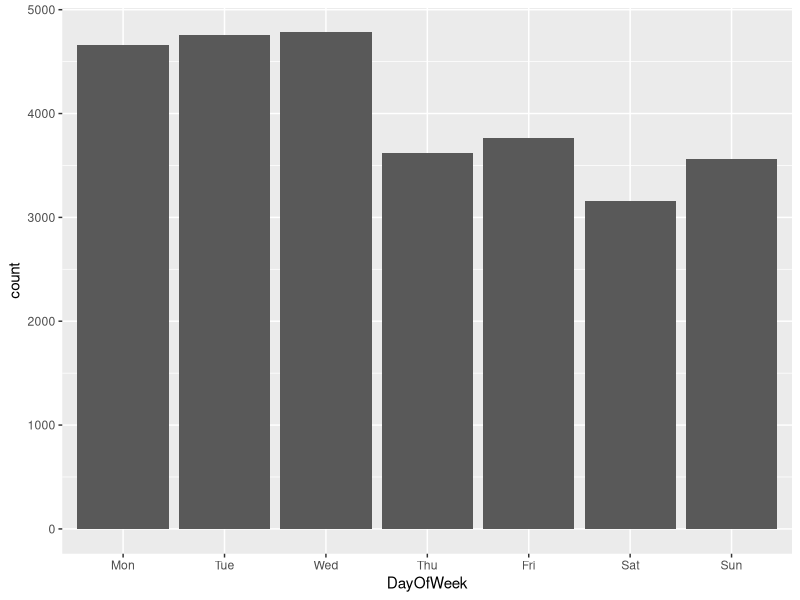
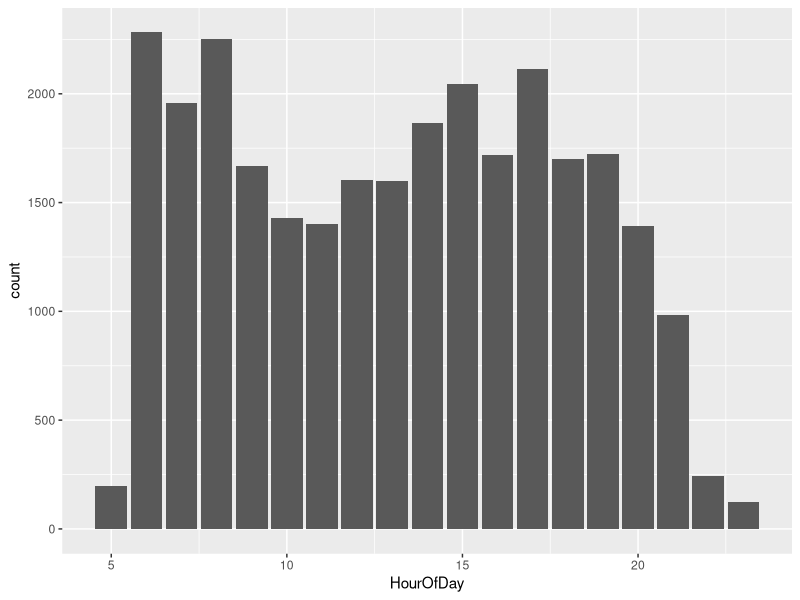
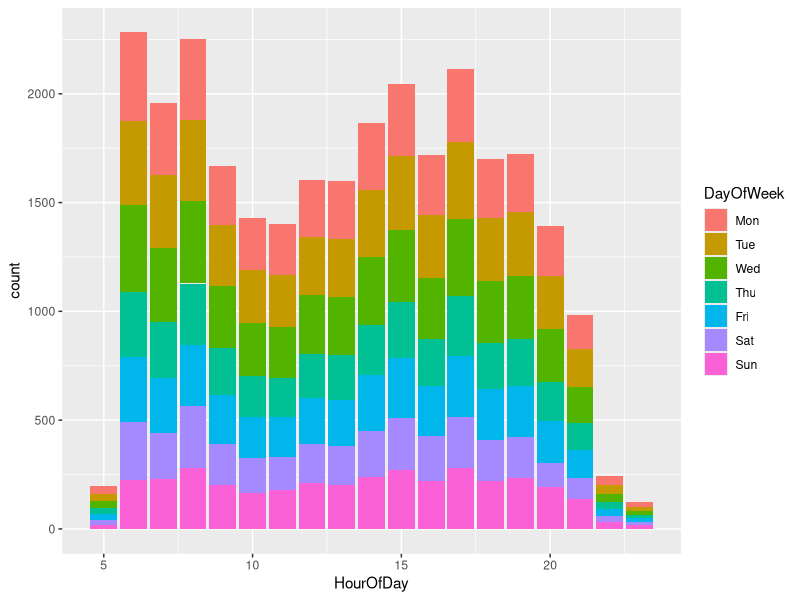
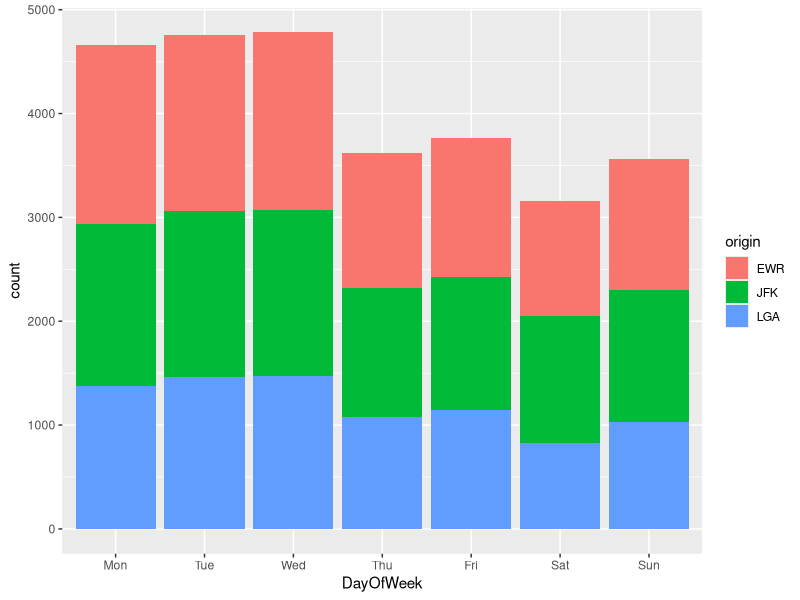

R code for these plots, in order:
library(readxl)
library(ggplot2)
library(dplyr)

data_m <- read_excel("datasets/airports/NYC_July_Flights.xlsx")

# Needed  that we order the days (useful for ggplot calls)
data_m$DayOfWeek <- factor(data_m$DayOfWeek,
                         levels=c("Mon","Tue","Wed","Thu","Fri","Sat","Sun"))

summary(data_m)

# Display a frequency count of flights by day of week and origin
ggplot(data_m,aes(x=DayOfWeek))+geom_bar()
ggplot(data_m,aes(x=HourOfDay))+geom_bar()
ggplot(data_m,aes(x=HourOfDay,fill=DayOfWeek))+geom_bar()
ggplot(data_m,aes(x=DayOfWeek,fill=origin))+geom_bar()

